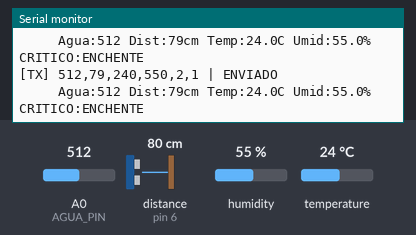
The sketch below on a simulated Arduino Nano, built with avr-gcc and run on an emulated ATmega328P. Shown: the last lines printed to the serial monitor. Wiring (inferred from the names in the program): ultrasonic range finder: trigger pin 5; echo pin 6. The test bench sets the inputs (shaded band); at power-on: A0 (AGUA_PIN) = 512, distance to the obstacle (sensor on pin 6) 80 cm, humidity 55 %, temperature 24 °C. The echo pulse lasts 58.3 µs per cm; no radio packets arrive unless stated.

Above: at 28.1 s.
28.2 s: A0 (AGUA_PIN) set to 642
At 31.7 s:
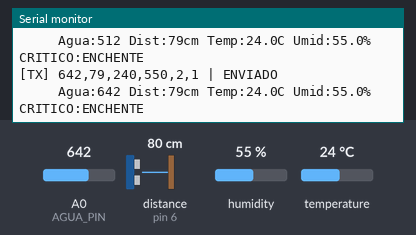
34.3 s: A0 (AGUA_PIN) set to 669
At 37.0 s:
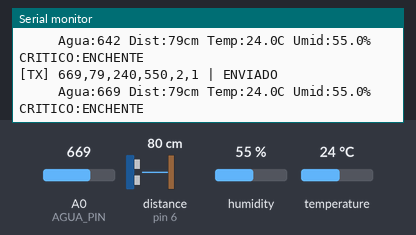
Timing chart, 0 to 38.5 s (numbered marks = the images above; inputs shaded):
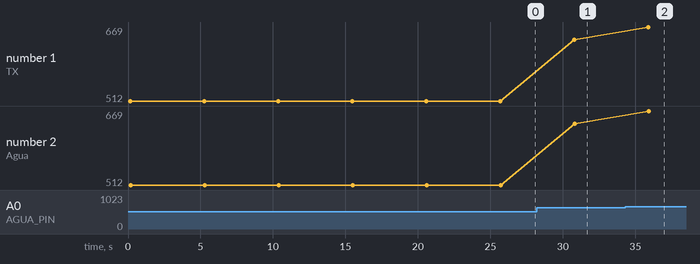

The sketch:

transmissor.ino
```cpp
// ═══════════════════════════════════════════════════════════════════
//  OrbitAlert — Unidade Sensora (Transmissor)
//  Hardware : Arduino Nano + DHT22 + HC-SR04 + Sensor nível d'água
//  Rádio    : LoRa SX1276 915 MHz
//  Global Solution 2026 — FIAP Engenharia de Software
// ═══════════════════════════════════════════════════════════════════
//
//  Bibliotecas necessárias:
//    - "LoRa"               by Sandeep Mistry
//    - "DHT sensor library" by Adafruit
//    - "Adafruit Unified Sensor" by Adafruit
//
//  Diagrama de pinos:
//  ┌──────────────────────────────────────────────────┐
//  │  LoRa SX1276       →   Arduino Nano             │
//  │    VCC             →   3.3V                     │
//  │    GND             →   GND                      │
//  │    NSS (CS)        →   D10 (SS hardware)        │
//  │    RST             →   D9                       │
//  │    DIO0            →   D2                       │
//  │    SCK             →   D13 (SPI)                │
//  │    MOSI            →   D11 (SPI)                │
//  │    MISO            →   D12 (SPI)                │
//  ├──────────────────────────────────────────────────┤
//  │  DHT22             →   Arduino Nano             │
//  │    VCC             →   5V                       │
//  │    GND             →   GND                      │
//  │    DATA            →   D4                       │
//  ├──────────────────────────────────────────────────┤
//  │  HC-SR04           →   Arduino Nano             │
//  │    VCC             →   5V                       │
//  │    GND             →   GND                      │
//  │    TRIG            →   D5                       │
//  │    ECHO            →   D6                       │
//  │  Nano e HC-SR04 são ambos 5V — sem divisor      │
//  │  de tensão necessário.                          │
//  ├──────────────────────────────────────────────────┤
//  │  Sensor nível d'água (analógico)                 │
//  │    VCC             →   5V                       │
//  │    GND             →   GND                      │
//  │    SIG             →   A0                       │
//  └──────────────────────────────────────────────────┘
//
//  ADC Arduino Nano: 10 bits → faixa 0–1023
//  Pacote LoRa: CSV "agua,dist,temp10,umid10,alerta,tipo"
//  Exemplo: "850,45,395,182,3,1"
// ═══════════════════════════════════════════════════════════════════

// Biblioteca SPI — necessária para comunicação com o módulo LoRa
#include <SPI.h>
// Biblioteca LoRa — controla o módulo SX1276
#include <LoRa.h>
// Biblioteca DHT — lê temperatura e umidade do sensor DHT22
#include <DHT.h>

// ── Pinos de controle do módulo LoRa SX1276 ──────────────────────────
// CS (Chip Select): ativa o módulo no barramento SPI
#define LORA_CS   10
// RST (Reset): reinicia o módulo quando necessário
#define LORA_RST   9
// DIO0: interrupção — indica fim de transmissão ou recepção
#define LORA_DIO0  2
// Frequência de operação: 915 MHz — banda ISM homologada pela Anatel
#define LORA_FREQ  915E6

// ── Pinos dos sensores ───────────────────────────────────────────────
// Pino de dados do DHT22
#define DHT_PIN    4
// Modelo do sensor de temperatura e umidade
#define DHT_TIPO   DHT22
// Pino TRIG do HC-SR04 — dispara o pulso ultrassônico
#define TRIG_PIN   5
// Pino ECHO do HC-SR04 — recebe o eco refletido
#define ECHO_PIN   6
// Pino analógico do sensor de nível d'água (ADC 10 bits: 0–1023)
#define AGUA_PIN   A0

// ── Limites de alerta — sensor de nível (ADC 10 bits, 0–1023) ────────
// Abaixo de ATENCAO o sistema está em NORMAL
#define AGUA_ATENCAO    325
// Acima de CRITICO o sistema entra em estado crítico
#define AGUA_CRITICO    650
// Acima de EMERGENCIA o sistema dispara alerta máximo
#define AGUA_EMERGENCIA 925

// ── Limites de alerta — HC-SR04 (distância em cm) ────────────────────
// Quanto MENOR a distância, mais CHEIO está o rio
#define DIST_ATENCAO    180
#define DIST_CRITICO    100
#define DIST_EMERGENCIA  50

// ── Limites de alerta — DHT22 (risco de queimada) ────────────────────
// Temperatura armazenada como inteiro ×10 para evitar float
// 380 = 38.0°C — temperatura crítica de risco de queimada
#define TEMP_QUEIMADA   380
// 200 = 20.0% — umidade mínima antes do risco de queimada
#define UMID_QUEIMADA   200

// ── Intervalo entre transmissões (milissegundos) ─────────────────────
// O transmissor envia um pacote a cada 5 segundos
#define TX_INTERVALO_MS  5000UL

// ── Instância do sensor DHT22 ────────────────────────────────────────
DHT dht(DHT_PIN, DHT_TIPO);

// ════════════════════════════════════════════════════════════════════
//  medirDistancia()
//  Mede a distância até a superfície da água usando o HC-SR04.
//  Retorna a distância em centímetros ou -1 em caso de timeout.
//
//  Funcionamento:
//    1. Envia pulso de 10µs no pino TRIG
//    2. O sensor emite um sinal ultrassônico de 40kHz
//    3. O sinal reflete na superfície e volta ao sensor
//    4. O tempo do eco em ECHO é proporcional à distância
//    Fórmula: distância = (duração × velocidade_som) / 2
//             velocidade do som = 343 m/s = 0.0343 cm/µs
// ════════════════════════════════════════════════════════════════════
long medirDistancia() {
  // Garante que TRIG está em LOW antes de iniciar
  digitalWrite(TRIG_PIN, LOW);
  delayMicroseconds(2);

  // Dispara o pulso ultrassônico por 10 microssegundos
  digitalWrite(TRIG_PIN, HIGH);
  delayMicroseconds(10);
  digitalWrite(TRIG_PIN, LOW);

  // Mede o tempo que o sinal levou para voltar (timeout: 30 ms = ~5 m)
  long dur = pulseIn(ECHO_PIN, HIGH, 30000UL);

  // Se dur=0, não houve eco dentro do timeout — retorna -1 (erro)
  return (dur == 0) ? -1 : (long)(dur * 0.0343 / 2.0);
}

// ════════════════════════════════════════════════════════════════════
//  classificarAlerta()
//  Analisa todas as leituras dos sensores e define o nível de alerta.
//
//  Parâmetros:
//    agua   → leitura ADC do sensor de nível (0–1023)
//    dist   → distância HC-SR04 em cm (-1 = erro)
//    temp10 → temperatura × 10 (evita float no AVR)
//    umid10 → umidade × 10
//    alerta → saída: 0=NORMAL 1=ATENCAO 2=CRITICO 3=EMERGENCIA
//    tipo   → saída: 0=--- 1=ENCHENTE 2=QUEIMADA
//
//  Prioridade: EMERGENCIA > CRITICO > ATENCAO > NORMAL
// ════════════════════════════════════════════════════════════════════
void classificarAlerta(int agua, long dist, int temp10, int umid10,
                       uint8_t& alerta, uint8_t& tipo) {

  // EMERGÊNCIA por enchente — nível máximo de água ou distância crítica
  if (agua > AGUA_EMERGENCIA || (dist > 0 && dist < DIST_EMERGENCIA))
    { alerta = 3; tipo = 1; return; }

  // EMERGÊNCIA por queimada — temperatura alta E umidade baixa ao mesmo tempo
  if (temp10 > TEMP_QUEIMADA && umid10 < UMID_QUEIMADA)
    { alerta = 3; tipo = 2; return; }

  // CRÍTICO — nível de água ou distância em zona de perigo
  if (agua > AGUA_CRITICO || (dist > 0 && dist < DIST_CRITICO))
    { alerta = 2; tipo = 1; return; }

  // ATENÇÃO — início de elevação do nível da água
  if (agua > AGUA_ATENCAO || (dist > 0 && dist < DIST_ATENCAO))
    { alerta = 1; tipo = 1; return; }

  // NORMAL — todos os sensores dentro dos limites seguros
  alerta = 0; tipo = 0;
}

// ════════════════════════════════════════════════════════════════════
//  setup()
//  Executado uma única vez ao ligar o Arduino.
//  Inicializa sensores, comunicação serial e módulo LoRa.
// ════════════════════════════════════════════════════════════════════
void setup() {
  // Inicia a comunicação serial para debug (9600 baud)
  Serial.begin(9600);
  Serial.println(F("OrbitAlert — Transmissor (Nano + LoRa SX1276)"));

  // Configura os pinos do HC-SR04
  pinMode(TRIG_PIN, OUTPUT);  // TRIG gera o pulso — é saída
  pinMode(ECHO_PIN, INPUT);   // ECHO recebe o eco — é entrada

  // Inicializa o sensor DHT22
  dht.begin();

  // Informa ao módulo LoRa quais são os seus pinos de controle
  LoRa.setPins(LORA_CS, LORA_RST, LORA_DIO0);

  // Tenta inicializar o módulo LoRa na frequência de 915 MHz
  // Se falhar, trava o programa com mensagem de erro
  if (!LoRa.begin(LORA_FREQ)) {
    Serial.println(F("[ERRO] LoRa nao inicializado!"));
    Serial.println(F("       Verifique: VCC=3.3V, CS=D10, RST=D9, DIO0=D2"));
    while (true) delay(1000); // trava — requer reinicialização
  }

  // SF10: Spreading Factor — quanto maior, maior o alcance e menor a velocidade
  LoRa.setSpreadingFactor(10);
  // 125 kHz: largura de banda — padrão LoRaWAN para melhor equilíbrio
  LoRa.setSignalBandwidth(125E3);
  // 4/5: Coding Rate — redundância mínima, maximiza velocidade
  LoRa.setCodingRate4(5);
  // 20 dBm: potência máxima do SX1276 — maior alcance possível
  LoRa.setTxPower(20);

  Serial.println(F("[OK] LoRa 915 MHz | SF10 | 125kHz | CR4/5 | 20dBm"));
  Serial.println(F("[OK] Transmissao iniciada.\n"));
}

// ════════════════════════════════════════════════════════════════════
//  loop()
//  Executado continuamente após o setup().
//  Lê sensores, classifica alerta e transmite pelo LoRa.
// ════════════════════════════════════════════════════════════════════
void loop() {
  // ── Leitura dos sensores ─────────────────────────────────────────

  // Lê o nível de água (0=seco, 1023=máximo submerso)
  int  agua  = analogRead(AGUA_PIN);

  // Mede a distância até a superfície da água em cm
  long dist  = medirDistancia();

  // Lê temperatura e umidade do DHT22
  float tempF = dht.readTemperature();
  float umidF = dht.readHumidity();

  // Converte para inteiro ×10 (evita uso de float no snprintf do AVR)
  // Se o sensor falhou (isnan), usa -999 como valor sentinela de erro
  int temp10 = isnan(tempF) ? -999 : (int)(tempF * 10.0);
  int umid10 = isnan(umidF) ? -999 : (int)(umidF * 10.0);

  // ── Classificação do alerta ──────────────────────────────────────
  uint8_t alerta, tipo;
  classificarAlerta(agua, dist, temp10, umid10, alerta, tipo);

  // ── Monta o pacote CSV para transmissão via LoRa ─────────────────
  // Formato: "agua,dist,temp10,umid10,alerta,tipo"
  // Exemplo: "850,45,395,182,3,1" (39.5°C, 18.2%, EMERGENCIA:ENCHENTE)
  char pkt[40];
  snprintf(pkt, sizeof(pkt), "%d,%ld,%d,%d,%d,%d",
           agua, dist, temp10, umid10, alerta, tipo);

  // ── Transmissão LoRa ─────────────────────────────────────────────
  LoRa.beginPacket();   // inicia o buffer de transmissão
  LoRa.print(pkt);      // carrega o pacote CSV no buffer
  int ok = LoRa.endPacket(); // envia pelo ar (retorna 1 se ok)

  // ── Log no Serial Monitor para debug ────────────────────────────
  const char* alertaStr[] = { "NORMAL","ATENCAO","CRITICO","EMERGENCIA" };
  const char* tipoStr[]   = { "---","ENCHENTE","QUEIMADA" };

  Serial.print(F("[TX] ")); Serial.print(pkt);
  Serial.print(F(" | ")); Serial.println(ok ? F("ENVIADO") : F("FALHA"));
  Serial.print(F("     Agua:")); Serial.print(agua);
  Serial.print(F(" Dist:"));    Serial.print(dist); Serial.print(F("cm"));
  Serial.print(F(" Temp:"));    Serial.print(temp10 / 10);
  Serial.print(F("."));         Serial.print(abs(temp10 % 10));
  Serial.print(F("C Umid:"));   Serial.print(umid10 / 10);
  Serial.print(F("."));         Serial.print(abs(umid10 % 10));
  Serial.print(F("% "));        Serial.print(alertaStr[alerta]);
  Serial.print(F(":"));         Serial.println(tipoStr[tipo]);

  // ── Aguarda o intervalo antes da próxima leitura ─────────────────
  delay(TX_INTERVALO_MS);
}
```

Measured:
- after the input at 28.2 s, the serial monitor: prints a new line after 2.6 s (image 1)
- after the input at 34.3 s, the serial monitor: prints a new line after 1.6 s (image 2)
- plotted number 1: 512 → 642 after the input at 28.2 s, 642 → 669 after the input at 34.3 s
- plotted number 2: 512 → 642 after the input at 28.2 s, 642 → 669 after the input at 34.3 s
